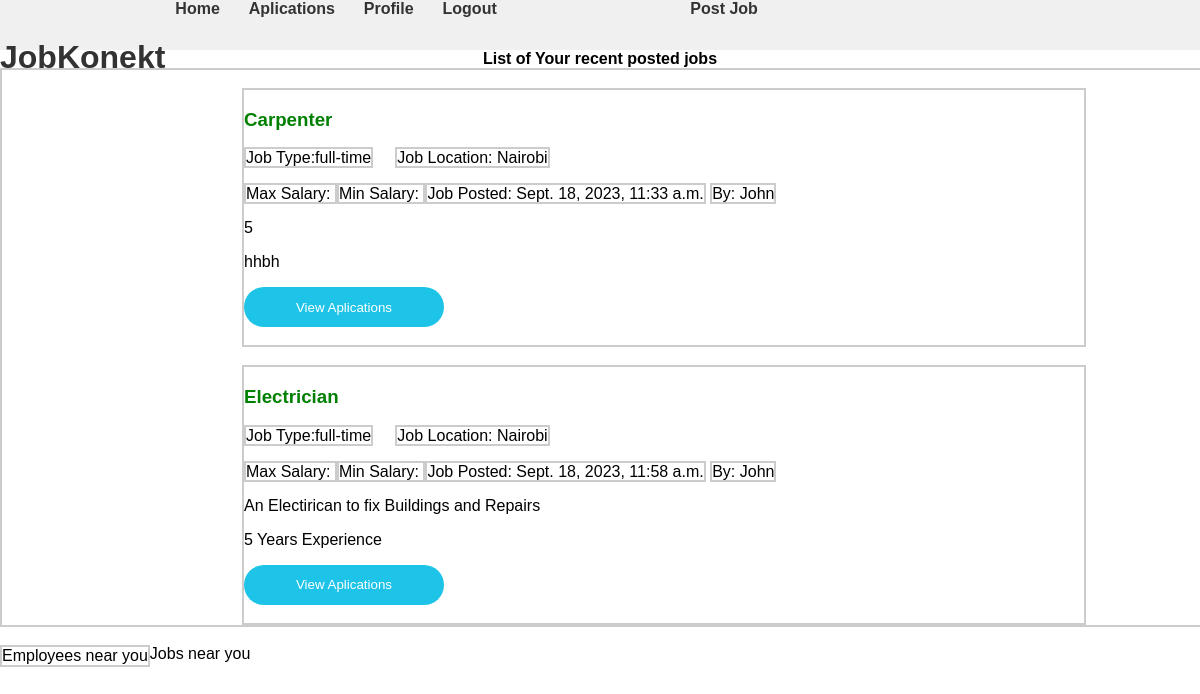
The page /jobs/landing (signed in) on the database its author committed.
### jobs/models.py (models this page shows, shortened)
class Job(models.Model):
    job_id = models.AutoField(primary_key=True)
    job_title = models.CharField(max_length=50)
    job_type = models.CharField(max_length=50)
    job_status = models.IntegerField(choices=((1, 'Active'), (2, 'Inactive')))
    requiments = models.CharField(max_length=1000)
    job_location = models.CharField(max_length=500)
    description = models.CharField(max_length=4000)
    salary = models.IntegerField()
    Date_posted = models.DateTimeField(auto_now_add=True)
    user_id = models.ForeignKey(Employer, on_delete=models.CASCADE)
    class Meta:
        managed = True
        db_table = 'jobs'
        verbose_name_plural = 'Jobs'

### account/models.py (models this page shows, shortened)
class Employer(models.Model):
    employerid = models.AutoField(primary_key=True)
    userid = models.ForeignKey(settings.AUTH_USER_MODEL, on_delete=models.CASCADE)
    firstname = models.CharField(max_length=100)
    lastname = models.CharField(max_length=100)
    phonenumber = models.CharField(max_length=20)
    email = models.EmailField(max_length=200)
    password = models.TextField(max_length=50)
    location = models.CharField(max_length=20)
    class Meta:
        db_table = 'employer'
        verbose_name_plural = 'Employers'

### jobs/views.py (the view)
# urls.py: path('landing', employer_landing, name="employer_landing"),
@login_required
def employer_landing(request):
    employer = Employer.objects.get(userid=request.user)
    job_posted = Job.objects.filter(user_id=employer)
    if job_posted:
        return render(request, 'jobs/employer_landing.html', {'jobs': job_posted})
    else:
        employees = Employee.objects.filter(location=Employer.location)
        return render(request, 'jobs/employer_landing.html', {'employees': employees})

### templates/jobs/employer_landing.html (shortened to what this page needs)
{% load static %}
<link rel="stylesheet" href="{% static 'css/style.css' %}">
<!DOCTYPE html>
<html>
<head>
</head>
<body>
    <header>
        <navbar id="nav">
            <div class="nav">
               <div class="items">
                 <a href="" ><h1>JobKonekt</h1></a>
                </div>
                <div class ="items">
            <b><a href="/">Home</a>
                <span>&nbsp;</span>
            </div><div class="items">
                <a href="/employee">Aplications</a>
                <span>&nbsp;</span>
                </div><div class="items">
                <a href="/employee">Profile</a>
                <span>&nbsp;</span>
                </div><div class="items">
                <a href="/employee">Logout</a>
                <span>&nbsp;</span>
                </div><div class="right-items">
                <a href="/employer/post_job">Post Job</a>
                <span>&nbsp;</span>
                </div><div class="right-items">
               <div class="profile-pic"><a href="" ></a></div>
                <span>&nbsp;</span>
                </div><div class="right-items">
                <div class="notifications"><a href="" class="notifications"></a>
                </div><div></div>
            </div>
            </div>
        </navbar>
    </header>
<div class="heading"><b> List of Your recent posted jobs </b></div>
    {% if jobs %}
<div class="job-container">
    {% for job in jobs %}
    <br>
    <div class="job">
        <div class="job-title">
            <h3> {{job.job_title}}</h3>
            <div class="job-headings">
                <span id="job-type">Job Type:{{job.job_type}}</span> &nbsp; &nbsp;
                <span id="job-location">Job Location: {{job.job_location}}</span>
                </div>
                <br>
                <div class="job-salary">
                <span class="salary">Max Salary: {{job.max_salary}}</span>
                <span class="salary">Min Salary: {{job.min_salary}}</span>
                <span class="job-posted">Job Posted: {{job.Date_posted}}</span>
                <span id="by">By: {{job.user_id.firstname}}</span>
            </div>
        </div>
        <div class="job-description">
            <p> {{job.description}}</p>
        </div>
        <div class="job-requirements">
            <p>{{job.requiments}}</p>
        </div>
        <div class="job-apply">
            <button class="applybtn">View Aplications</button><br>
        </div>
        <br>
    </div>
{% endfor %}
    {% else %}
    <div class="job">
        <h3> No jobs posted yet <a href="/employer/post_job">Post Job</a></h3>
    </div>
    {% endif %}
</div>
<br>
<div class="left">Employees near you</div>
<div class="right">Jobs near you</div>

### static/css/style.css (style rules this page uses)
body { margin: 0; padding: 0; font-family: Arial, sans-serif; }
.nav { display: flex; height: 50px; background-color: #f0f0f0; }
.nav a { text-decoration: none; padding: 10px; color: #333; }
.right-items { margin-left: auto; }
.profile-pic a { display: inline-block; width: 30px; height: 30px; background-image: url("../images/2984705.png"); background-size: cover; border-radius: 50%; }
.notifications a { display: inline-block; width: 24px; height: 24px; background-image: url("../images/notification.png"); background-size: cover; }
.job-container { width: 100%; height: Auto; border:2px solid #ccc; }
.left { float:left; border:2px solid #ccc; }
.job { width: 70%; height: auto; justify-content: center; margin-left: 20%; flex-direction: column; border:2px solid #ccc; }
.job-headings #job-type, .job-headings #job-location, .job-salary .salary, .job-salary .job-posted, .job-salary #by { border:2px solid #ccc; }
.applybtn { background-color: #1ec3e8; color: white; border: none; border-radius: 22px; height: 40px; width: 200px; cursor: pointer; }
.job-title h3 { color: green; }
.heading { text-align: center; justify-content: center; }

### rows shown on the page
Job: job_title "Carpenter", job_type "full-time", job_location "Nairobi", Date_posted "Sept. 18, 2023, 11:33 a.m.", user_id.firstname "John", description "5", requiments "hhbh"
Job: job_title "Electrician", job_type "full-time", job_location "Nairobi", Date_posted "Sept. 18, 2023, 11:58 a.m.", user_id.firstname "John", description "An Electirican to fix Buildings and Repairs", requiments "5 Years Experience"
